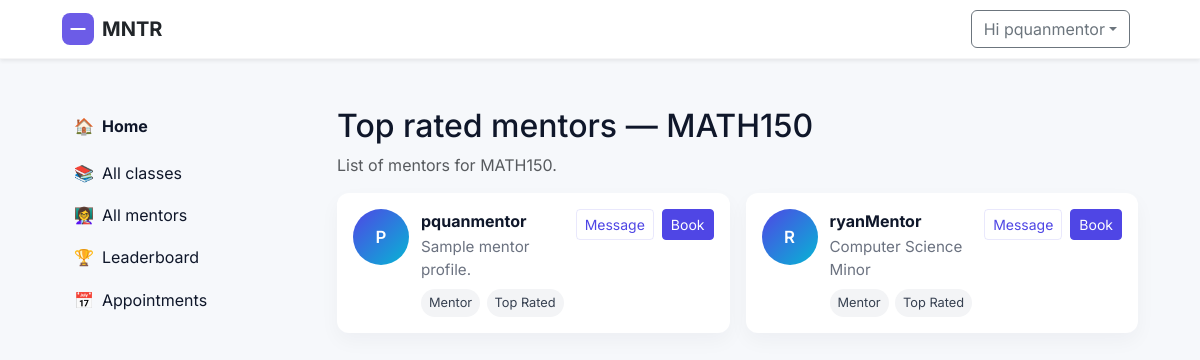
The app's page /top-classes/MATH150/ (signed in) with its own data.
### accounts/models.py (models this page shows, shortened)
class Mentor(models.Model):
    user = models.OneToOneField(User, on_delete=models.CASCADE, related_name='mentor_profile')
    bio = models.TextField(blank=True)
    subjects = models.CharField(max_length=300, blank=True)
    class_codes = models.CharField(max_length=300, blank=True, default="")
    approved = models.BooleanField(default=False)
    rating = models.DecimalField(max_digits=3, decimal_places=2, null=True, blank=True)
    avatar = models.ImageField(upload_to='mentor_avatars/', null=True, blank=True)
    created_at = models.DateTimeField(auto_now_add=True)

### accounts/views.py (the view)
# urls.py: path('top-classes/<str:course>/', views.top_class_detail, name='top_class_detail'),
def top_class_detail(request, course):
    mentors = Mentor.objects.filter(approved=True, class_codes__icontains=course).select_related('user')[:12]
    course_display = course.replace('-', ' ')
    return render(request, 'top_class_detail.html', {'course': course_display, 'mentors': mentors})

### templates/top_class_detail.html
{% extends 'base.html' %}
{% block content %}
  <div class="mt-4">
    <h2>Top rated mentors — {{ course }}</h2>
    <p class="text-muted">List of mentors for {{ course }}.</p>
    <div class="mentor-grid mt-3">
      {% for mentor in mentors %}
        <div class="mentor-card">
          <div class="mentor-avatar">{{ mentor.user.username|slice:":1"|upper }}</div>
          <div class="mentor-meta">
            <div class="mentor-name">{{ mentor.user.username }}</div>
            <div class="mentor-bio">{{ mentor.bio|default:"Sample mentor profile." }}</div>
            <div class="mentor-tags mt-2">
              <div class="tag">Mentor</div>
              <div class="tag">Top Rated</div>
            </div>
          </div>
          <div class="mentor-actions">
            <a class="btn btn-outline-primary btn-sm" href="#">Message</a>
            <a class="btn btn-primary btn-sm" href="#">Book</a>
          </div>
        </div>
      {% endfor %}
    </div>
  </div>
{% endblock %}

### templates/base.html (shortened to what this page needs)
<!doctype html>
<html lang="en">
  <head>
    <link href="https://cdn.jsdelivr.net/npm/bootstrap@5.3.2/dist/css/bootstrap.min.css" rel="stylesheet">
    {% load static %}
    <link rel="stylesheet" href="{% static 'style.css' %}">
  </head>
  <body>
    <nav class="navbar navbar-expand-lg navbar-light bg-white shadow-sm">
      <div class="container">
        <a class="navbar-brand d-flex align-items-center gap-2" href="/">
          <svg width="32" height="32" viewBox="0 0 24 24" fill="none" xmlns="http://www.w3.org/2000/svg" aria-hidden="true">
            <rect width="24" height="24" rx="6" fill="#6C5CE7" />
            <path d="M7 12h10" stroke="white" stroke-width="1.5" stroke-linecap="round" stroke-linejoin="round" />
          </svg>
          <span class="fw-bold text-dark">MNTR</span>
        </a>
        <div class="collapse navbar-collapse" id="mainNav">
          <ul class="navbar-nav ms-auto align-items-center">
            {% if user.is_authenticated %}
              <li class="nav-item dropdown">
                <button class="btn btn-outline-secondary dropdown-toggle me-2" id="userMenuButton" data-bs-toggle="dropdown" aria-expanded="false">Hi {{ user.username }}</button>
              </li>
            {% else %}
              <li class="nav-item"><a class="nav-link" href="{% url 'login' %}">Login</a></li>
              <li class="nav-item ms-2"><a class="btn btn-primary" href="{% url 'register' %}">Get started</a></li>
            {% endif %}
          </ul>
        </div>
      </div>
    </nav>
    <div class="container mt-4">
      <div class="row">
        <aside class="col-md-3 d-none d-md-block">
          <nav class="sidebar sticky-top pt-4">
            <ul class="nav flex-column">
              <li class="nav-item mb-2">
                <a class="nav-link fw-bold d-flex align-items-center gap-2" href="{% url 'home' %}"><span class="sidebar-icon">🏠</span><span class="sidebar-text">Home</span></a>
              </li>
              <li class="nav-item mb-1">
                <a class="nav-link d-flex align-items-center gap-2" href="{% url 'top_classes' %}"><span class="sidebar-icon">📚</span><span class="sidebar-text">All classes</span></a>
              </li>
              <li class="nav-item mb-1"><a class="nav-link d-flex align-items-center gap-2" href="{% url 'top_mentors' %}"><span class="sidebar-icon">👩‍🏫</span><span class="sidebar-text">All mentors</span></a></li>
              <li class="nav-item mb-1"><a class="nav-link d-flex align-items-center gap-2" href="{% url 'leaderboard' %}"><span class="sidebar-icon">🏆</span><span class="sidebar-text">Leaderboard</span></a></li>
              <li class="nav-item mb-1"><a class="nav-link d-flex align-items-center gap-2" href="{% url 'appointments' %}"><span class="sidebar-icon">📅</span><span class="sidebar-text">Appointments</span></a></li>
            </ul>
          </nav>
        </aside>
        <main class="col-md-9">
      {% block content %}{% endblock %}
        </main>
      </div>
    </div>
  </body>
</html>

### static/style.css (style rules this page uses)
:root { --color-bg: #f6f8fb; --color-surface: #ffffff; --color-muted: #6b7280; --color-primary: #4F46E5; --color-primary-700: #3730A3; --color-accent: #06B6D4; --color-success: #10B981; --color-danger: #ef4444; --color-focus: rgba(79,70,229,0.18); --radius-lg: 12px; --shadow-sm: 0 8px 28px rgba(15,23,42,0.06); --container-width: 1100px; }
body { font-family: Inter, system-ui, -apple-system, "Segoe UI", Roboto, "Helvetica Neue", Arial; color: #0f172a; background: var(--color-bg); }
.container { max-width: var(--container-width); }
.navbar-brand svg { display: inline-block; }
.navbar { background: var(--color-surface); border-bottom: 1px solid rgba(15,23,42,0.04); }
.btn-primary { background: var(--color-primary); border-color: var(--color-primary); color: #fff; }
.btn-outline-primary { color: var(--color-primary); border-color: rgba(79,70,229,0.12); }
a { color: var(--color-primary); }
.mentor-grid { display: grid; grid-template-columns: repeat(auto-fill, minmax(260px, 1fr)); gap: 1rem; }
.mentor-card { background: var(--color-surface); border-radius: .75rem; padding: 1rem; box-shadow: 0 8px 20px rgba(15,23,42,0.04); display:flex; gap: .75rem; align-items:flex-start; }
.mentor-avatar { width:56px; height:56px; border-radius:999px; background: linear-gradient(135deg, var(--color-primary), var(--color-accent)); color:#fff; display:flex; align-items:center; justify-content:center; font-weight:600; font-size:1.05rem; }
.mentor-meta { flex:1; }
.mentor-name { font-weight:700; margin-bottom: .15rem; }
.mentor-bio { color: var(--color-muted); font-size: .95rem; margin-bottom: .5rem; }
.mentor-tags { display:flex; gap:.4rem; flex-wrap:wrap; }
.mentor-tags .tag { background:#f3f4f6; color: #374151; padding:.25rem .5rem; border-radius:999px; font-size:.8rem; }
.mentor-actions { display:flex; gap:.5rem; align-items:center; }
.sidebar { padding: 0.5rem 0.75rem; background: transparent; }
.sidebar .nav-link { color: #0f172a; padding: .45rem 0; }

### records on screen
Mentor: user.username "P", user.username "pquanmentor", bio "Sample mentor profile."
Mentor: user.username "R", user.username "ryanMentor", bio "Computer Science Minor"

### other values on screen
{{ user.username }} "pquanmentor"
{{ course }} "MATH150"
